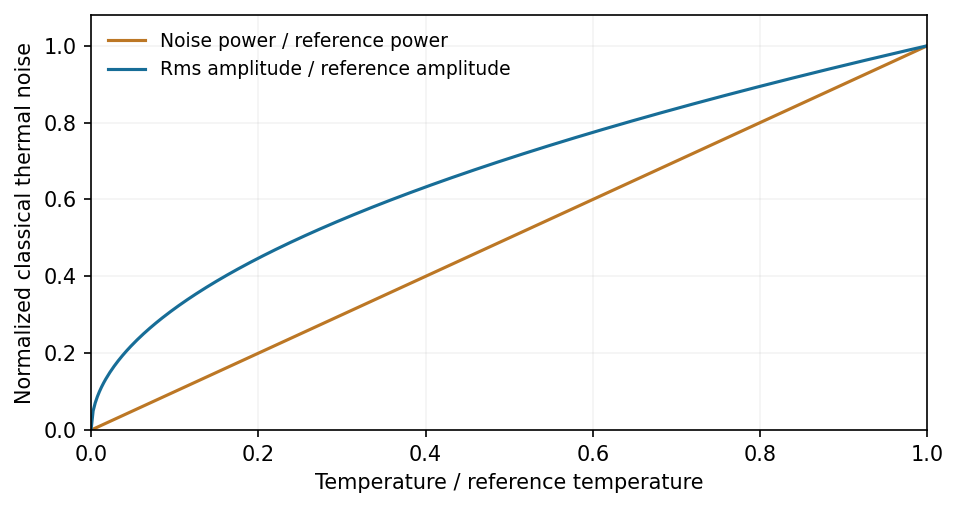

This chart was generated by the following Python code:
"""Original explanatory figure. Python 3.14, matplotlib 3.10, numpy 2.3; writes basename PNG to cwd, normally the mirrored _media directory."""
from pathlib import Path
import numpy as np
import matplotlib
matplotlib.use('Agg')
import matplotlib.pyplot as plt
from matplotlib.patches import Rectangle,Polygon,Circle
plt.rcParams.update({'font.size':10,'figure.facecolor':'white','axes.facecolor':'white'})

fig,ax=plt.subplots(figsize=(6.5,3.5));t=np.linspace(0,1,400);ax.plot(t,t,label='Noise power / reference power',color='#bc7725');ax.plot(t,np.sqrt(t),label='Rms amplitude / reference amplitude',color='#176d97');ax.set(xlabel='Temperature / reference temperature',ylabel='Normalized classical thermal noise',xlim=(0,1),ylim=(0,1.08));ax.legend(frameon=False,fontsize=9);ax.grid(alpha=.15);fig.tight_layout()

fig.savefig(Path(__file__).with_suffix('.png').name,dpi=150,facecolor='white',bbox_inches='tight');plt.close(fig)
